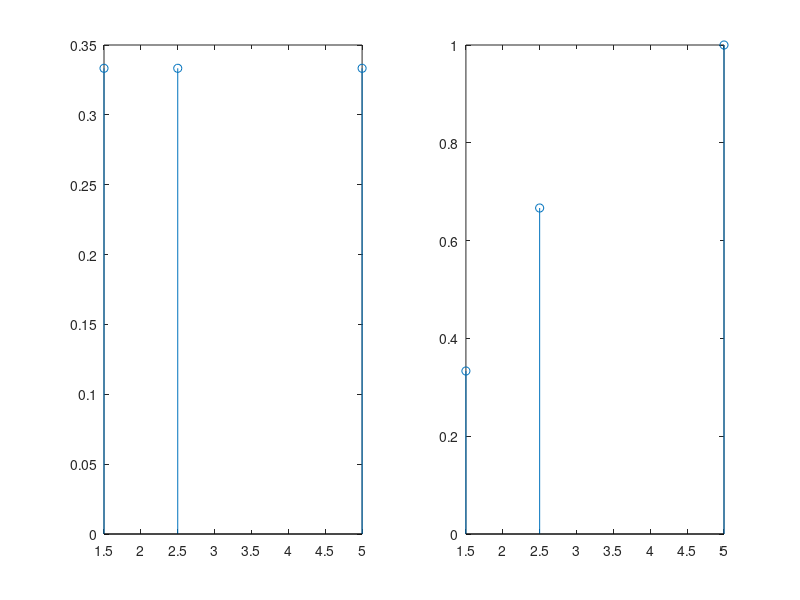

Write the MATLAB code that produced this figure.
% Variablendefinition
x = [1.5 2.5 5];

% Berechnung der Wahrscheinlichkeitsverteilung und der Verteilungsfunktion
p = unidpdf(1:3,3);
P = unidcdf(1:3,3);

% Grafische Darstellung
figure(1);
subplot(1,2,1);
stem(x,p);
subplot(1,2,2);
stem(x,P);

% Berechnung des Mittelwertes
mu = mean(x);